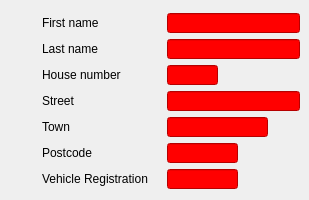
   <widget class="QWidget" name="customerTab">
    <attribute name="title">
     <string>Customer</string>
    </attribute>
    <widget class="QWidget" name="layoutWidget">
     <property name="geometry">
      <rect>
       <x>42</x>
       <y>13</y>
       <width>258</width>
       <height>178</height>
      </rect>
     </property>
     <layout class="QGridLayout" name="gridLayout">
      <item row="0" column="0">
       <widget class="QLabel" name="firstNameLabel">
        <property name="text">
         <string>First name</string>
        </property>
       </widget>
      </item>
      <item row="0" column="1">
       <widget class="ValidatingLineEdit" name="firstNameLineEdit">
        <property name="minimumSize">
         <size>
          <width>133</width>
          <height>20</height>
         </size>
        </property>
        <property name="maximumSize">
         <size>
          <width>133</width>
          <height>20</height>
         </size>
        </property>
        <property name="toolTip">
         <string>Custom Line Edit</string>
        </property>
        <property name="whatsThis">
         <string>The analog clock widget displays the current time.</string>
        </property>
        <property name="styleSheet">
         <string notr="true">QLineEdit {background-color: red;}</string>
        </property>
        <property name="regexString" stdset="0">
         <string>Name</string>
        </property>
       </widget>
      </item>
      <item row="1" column="0">
       <widget class="QLabel" name="lastNameLabel">
        <property name="text">
         <string>Last name</string>
        </property>
       </widget>
      </item>
      <item row="1" column="1">
       <widget class="ValidatingLineEdit" name="lastNameLineEdit">
        <property name="minimumSize">
         <size>
          <width>133</width>
          <height>20</height>
         </size>
        </property>
        <property name="maximumSize">
         <size>
          <width>133</width>
          <height>20</height>
         </size>
        </property>
        <property name="toolTip">
         <string>Custom Line Edit</string>
        </property>
        <property name="whatsThis">
         <string>The analog clock widget displays the current time.</string>
        </property>
        <property name="styleSheet">
         <string notr="true">QLineEdit {background-color: red;}</string>
        </property>
        <property name="regexString" stdset="0">
         <string>Name</string>
        </property>
       </widget>
      </item>
      <item row="2" column="0">
       <widget class="QLabel" name="houseNumberLabel">
        <property name="text">
         <string>House number</string>
        </property>
       </widget>
      </item>
      <item row="2" column="1">
       <widget class="ValidatingLineEdit" name="houseNumberLineEdit">
        <property name="minimumSize">
         <size>
          <width>51</width>
          <height>20</height>
         </size>
        </property>
        <property name="maximumSize">
         <size>
          <width>51</width>
          <height>20</height>
         </size>
        </property>
        <property name="toolTip">
         <string>Custom Line Edit</string>
        </property>
        <property name="whatsThis">
         <string>The analog clock widget displays the current time.</string>
        </property>
        <property name="styleSheet">
         <string notr="true">QLineEdit {background-color: red;}</string>
        </property>
        <property name="regexString" stdset="0">
         <string>HouseNumber</string>
        </property>
       </widget>
      </item>
      <item row="3" column="0">
       <widget class="QLabel" name="streetLabel">
        <property name="text">
         <string>Street</string>
        </property>
       </widget>
      </item>
      <item row="3" column="1">
       <widget class="ValidatingLineEdit" name="streetLineEdit">
        <property name="minimumSize">
         <size>
          <width>133</width>
          <height>20</height>
         </size>
        </property>
        <property name="maximumSize">
         <size>
          <width>133</width>
          <height>20</height>
         </size>
        </property>
        <property name="toolTip">
         <string>Custom Line Edit</string>
        </property>
        <property name="whatsThis">
         <string>The analog clock widget displays the current time.</string>
        </property>
        <property name="styleSheet">
         <string notr="true">QLineEdit {background-color: red;}</string>
        </property>
        <property name="regexString" stdset="0">
         <string>Street</string>
        </property>
       </widget>
      </item>
      <item row="4" column="0">
       <widget class="QLabel" name="townLabel">
        <property name="text">
         <string>Town</string>
        </property>
       </widget>
      </item>
      <item row="4" column="1">
       <widget class="ValidatingLineEdit" name="townLineEdit">
        <property name="minimumSize">
         <size>
          <width>101</width>
          <height>20</height>
         </size>
        </property>
        <property name="maximumSize">
         <size>
          <width>101</width>
          <height>20</height>
         </size>
        </property>
        <property name="toolTip">
         <string>Custom Line Edit</string>
        </property>
        <property name="whatsThis">
         <string>The analog clock widget displays the current time.</string>
        </property>
        <property name="styleSheet">
         <string notr="true">QLineEdit {background-color: red;}</string>
        </property>
        <property name="regexString" stdset="0">
         <string>Town</string>
        </property>
       </widget>
      </item>
      <item row="5" column="0">
       <widget class="QLabel" name="postcodeLabel">
        <property name="text">
         <string>Postcode</string>
        </property>
       </widget>
      </item>
      <item row="5" column="1">
       <widget class="ValidatingLineEdit" name="postcodeLineEdit">
        <property name="minimumSize">
         <size>
          <width>51</width>
          <height>20</height>
         </size>
        </property>
        <property name="maximumSize">
         <size>
          <width>71</width>
          <height>20</height>
         </size>
        </property>
        <property name="toolTip">
         <string>Custom Line Edit</string>
        </property>
        <property name="whatsThis">
         <string>The analog clock widget displays the current time.</string>
        </property>
        <property name="styleSheet">
         <string notr="true">QLineEdit {background-color: red;}</string>
        </property>
        <property name="regexString" stdset="0">
         <string>Postcode</string>
        </property>
       </widget>
      </item>
      <item row="6" column="0">
       <widget class="QLabel" name="vehicleRegistrationLabel">
        <property name="text">
         <string>Vehicle Registration</string>
        </property>
       </widget>
      </item>
      <item row="6" column="1">
       <widget class="ValidatingLineEdit" name="vehicleRegistrationLineEdit">
        <property name="minimumSize">
         <size>
          <width>71</width>
          <height>20</height>
         </size>
        </property>
        <property name="maximumSize">
         <size>
          <width>71</width>
          <height>20</height>
         </size>
        </property>
        <property name="toolTip">
         <string>Custom Line Edit</string>
        </property>
        <property name="whatsThis">
         <string>The analog clock widget displays the current time.</string>
        </property>
        <property name="styleSheet">
         <string notr="true">QLineEdit {background-color: red;}</string>
        </property>
        <property name="regexString" stdset="0">
         <string>VehicleRegistration</string>
        </property>
       </widget>
      </item>
     </layout>
    </widget>
   </widget>
